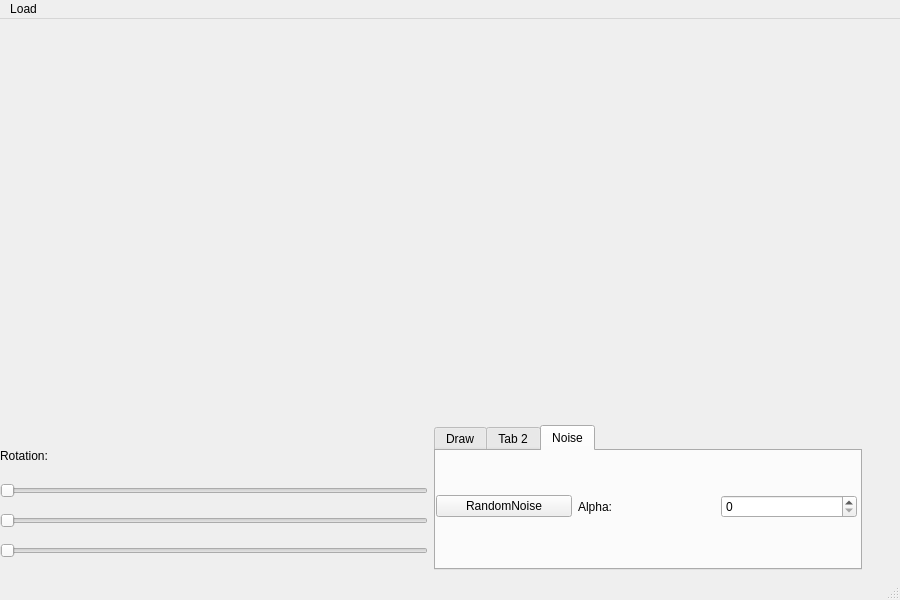
<?xml version="1.0" encoding="UTF-8"?>
<ui version="4.0">
 <class>MainWindow</class>
 <widget class="QMainWindow" name="MainWindow">
  <property name="geometry">
   <rect>
    <x>0</x>
    <y>0</y>
    <width>900</width>
    <height>600</height>
   </rect>
  </property>
  <property name="windowTitle">
   <string>MainWindow</string>
  </property>
  <widget class="QWidget" name="centralwidget">
   <widget class="QWidget" name="horizontalLayoutWidget">
    <property name="geometry">
     <rect>
      <x>0</x>
      <y>0</y>
      <width>862</width>
      <height>551</height>
     </rect>
    </property>
    <layout class="QHBoxLayout" name="mainLayout">
     <item>
      <layout class="QVBoxLayout" name="openGLLayout">
       <item>
        <widget class="GLWidget" name="openGL" native="true">
         <property name="minimumSize">
          <size>
           <width>400</width>
           <height>400</height>
          </size>
         </property>
         <property name="maximumSize">
          <size>
           <width>400</width>
           <height>400</height>
          </size>
         </property>
        </widget>
       </item>
       <item>
        <widget class="QLabel" name="label">
         <property name="maximumSize">
          <size>
           <width>400</width>
           <height>25</height>
          </size>
         </property>
         <property name="text">
          <string>Rotation:</string>
         </property>
        </widget>
       </item>
       <item>
        <widget class="QSlider" name="xSlider">
         <property name="orientation">
          <enum>Qt::Horizontal</enum>
         </property>
        </widget>
       </item>
       <item>
        <widget class="QSlider" name="ySlider">
         <property name="layoutDirection">
          <enum>Qt::LeftToRight</enum>
         </property>
         <property name="orientation">
          <enum>Qt::Horizontal</enum>
         </property>
        </widget>
       </item>
       <item>
        <widget class="QSlider" name="zSlider">
         <property name="orientation">
          <enum>Qt::Horizontal</enum>
         </property>
        </widget>
       </item>
      </layout>
     </item>
     <item>
      <layout class="QVBoxLayout" name="paintLayout">
       <item>
        <widget class="PaintWidget" name="paint" native="true">
         <property name="minimumSize">
          <size>
           <width>400</width>
           <height>400</height>
          </size>
         </property>
         <property name="maximumSize">
          <size>
           <width>400</width>
           <height>400</height>
          </size>
         </property>
        </widget>
       </item>
       <item>
        <widget class="QTabWidget" name="tabWidget">
         <property name="currentIndex">
          <number>2</number>
         </property>
         <widget class="QWidget" name="tab">
          <attribute name="title">
           <string>Draw</string>
          </attribute>
          <widget class="QWidget" name="gridLayoutWidget">
           <property name="geometry">
            <rect>
             <x>20</x>
             <y>20</y>
             <width>160</width>
             <height>80</height>
            </rect>
           </property>
           <layout class="QGridLayout" name="gridLayout">
            <property name="sizeConstraint">
             <enum>QLayout::SetDefaultConstraint</enum>
            </property>
            <item row="1" column="0">
             <widget class="QLabel" name="label_3">
              <property name="text">
               <string>Taille</string>
              </property>
             </widget>
            </item>
            <item row="0" column="0">
             <widget class="QLabel" name="label_2">
              <property name="text">
               <string>Opacité</string>
              </property>
             </widget>
            </item>
            <item row="0" column="1">
             <widget class="QSpinBox" name="opacity">
              <property name="maximum">
               <number>255</number>
              </property>
             </widget>
            </item>
            <item row="1" column="1">
             <widget class="QSpinBox" name="width">
              <property name="maximum">
               <number>400</number>
              </property>
             </widget>
            </item>
           </layout>
          </widget>
         </widget>
         <widget class="QWidget" name="tab_2">
          <attribute name="title">
           <string>Tab 2</string>
          </attribute>
         </widget>
         <widget class="QWidget" name="Noise">
          <attribute name="title">
           <string>Noise</string>
          </attribute>
          <widget class="QWidget" name="horizontalLayoutWidget_2">
           <property name="geometry">
            <rect>
             <x>0</x>
             <y>0</y>
             <width>421</width>
             <height>111</height>
            </rect>
           </property>
           <layout class="QHBoxLayout" name="horizontalLayout">
            <item>
             <widget class="QPushButton" name="randomNoiseButton">
              <property name="text">
               <string>RandomNoise</string>
              </property>
             </widget>
            </item>
            <item>
             <widget class="QLabel" name="label_4">
              <property name="text">
               <string>Alpha:</string>
              </property>
             </widget>
            </item>
            <item>
             <widget class="QSpinBox" name="noiseAlpha">
              <property name="maximum">
               <number>255</number>
              </property>
             </widget>
            </item>
           </layout>
          </widget>
         </widget>
        </widget>
       </item>
      </layout>
     </item>
    </layout>
   </widget>
  </widget>
  <widget class="QMenuBar" name="menubar">
   <property name="geometry">
    <rect>
     <x>0</x>
     <y>0</y>
     <width>900</width>
     <height>22</height>
    </rect>
   </property>
   <widget class="QMenu" name="menuLoad">
    <property name="title">
     <string>Load</string>
    </property>
    <addaction name="actionFlat_Plane"/>
    <addaction name="actionHeightMap"/>
    <addaction name="actionTexture"/>
   </widget>
   <addaction name="menuLoad"/>
  </widget>
  <widget class="QStatusBar" name="statusbar"/>
  <action name="actionFlat_Plane">
   <property name="text">
    <string>Flat Plane</string>
   </property>
  </action>
  <action name="actionHeightMap">
   <property name="text">
    <string>HeightMap</string>
   </property>
  </action>
  <action name="actionTexture">
   <property name="text">
    <string>Texture</string>
   </property>
  </action>
 </widget>
 <customwidgets>
  <customwidget>
   <class>GLWidget</class>
   <extends>QWidget</extends>
   <header>glwidget.h</header>
   <container>1</container>
   <slots>
    <slot>modifiedMap(QImage)</slot>
    <slot>loadTex()</slot>
   </slots>
  </customwidget>
  <customwidget>
   <class>PaintWidget</class>
   <extends>QWidget</extends>
   <header>paintwidget.h</header>
   <container>1</container>
   <slots>
    <signal>image_changed(QImage)</signal>
    <slot>generateFlatPlane()</slot>
    <slot>setMode(int)</slot>
    <slot>setOpacity(int)</slot>
    <slot>setWidth(int)</slot>
    <slot>openImage()</slot>
    <slot>randomNoise()</slot>
   </slots>
  </customwidget>
 </customwidgets>
 <resources/>
 <connections>
  <connection>
   <sender>paint</sender>
   <signal>image_changed(QImage)</signal>
   <receiver>openGL</receiver>
   <slot>modifiedMap(QImage)</slot>
   <hints>
    <hint type="sourcelabel">
     <x>609</x>
     <y>297</y>
    </hint>
    <hint type="destinationlabel">
     <x>201</x>
     <y>297</y>
    </hint>
   </hints>
  </connection>
  <connection>
   <sender>actionFlat_Plane</sender>
   <signal>triggered()</signal>
   <receiver>paint</receiver>
   <slot>generateFlatPlane()</slot>
   <hints>
    <hint type="sourcelabel">
     <x>-1</x>
     <y>-1</y>
    </hint>
    <hint type="destinationlabel">
     <x>609</x>
     <y>297</y>
    </hint>
   </hints>
  </connection>
  <connection>
   <sender>tabWidget</sender>
   <signal>currentChanged(int)</signal>
   <receiver>paint</receiver>
   <slot>setMode(int)</slot>
   <hints>
    <hint type="sourcelabel">
     <x>609</x>
     <y>500</y>
    </hint>
    <hint type="destinationlabel">
     <x>609</x>
     <y>223</y>
    </hint>
   </hints>
  </connection>
  <connection>
   <sender>opacity</sender>
   <signal>valueChanged(int)</signal>
   <receiver>paint</receiver>
   <slot>setOpacity(int)</slot>
   <hints>
    <hint type="sourcelabel">
     <x>552</x>
     <y>498</y>
    </hint>
    <hint type="destinationlabel">
     <x>609</x>
     <y>223</y>
    </hint>
   </hints>
  </connection>
  <connection>
   <sender>width</sender>
   <signal>valueChanged(int)</signal>
   <receiver>paint</receiver>
   <slot>setWidth(int)</slot>
   <hints>
    <hint type="sourcelabel">
     <x>552</x>
     <y>536</y>
    </hint>
    <hint type="destinationlabel">
     <x>609</x>
     <y>223</y>
    </hint>
   </hints>
  </connection>
  <connection>
   <sender>actionHeightMap</sender>
   <signal>triggered()</signal>
   <receiver>paint</receiver>
   <slot>openImage()</slot>
   <hints>
    <hint type="sourcelabel">
     <x>-1</x>
     <y>-1</y>
    </hint>
    <hint type="destinationlabel">
     <x>609</x>
     <y>223</y>
    </hint>
   </hints>
  </connection>
  <connection>
   <sender>actionTexture</sender>
   <signal>triggered()</signal>
   <receiver>openGL</receiver>
   <slot>loadTex()</slot>
   <hints>
    <hint type="sourcelabel">
     <x>-1</x>
     <y>-1</y>
    </hint>
    <hint type="destinationlabel">
     <x>201</x>
     <y>231</y>
    </hint>
   </hints>
  </connection>
  <connection>
   <sender>randomNoiseButton</sender>
   <signal>pressed()</signal>
   <receiver>paint</receiver>
   <slot>randomNoise()</slot>
   <hints>
    <hint type="sourcelabel">
     <x>505</x>
     <y>514</y>
    </hint>
    <hint type="destinationlabel">
     <x>634</x>
     <y>223</y>
    </hint>
   </hints>
  </connection>
 </connections>
</ui>
